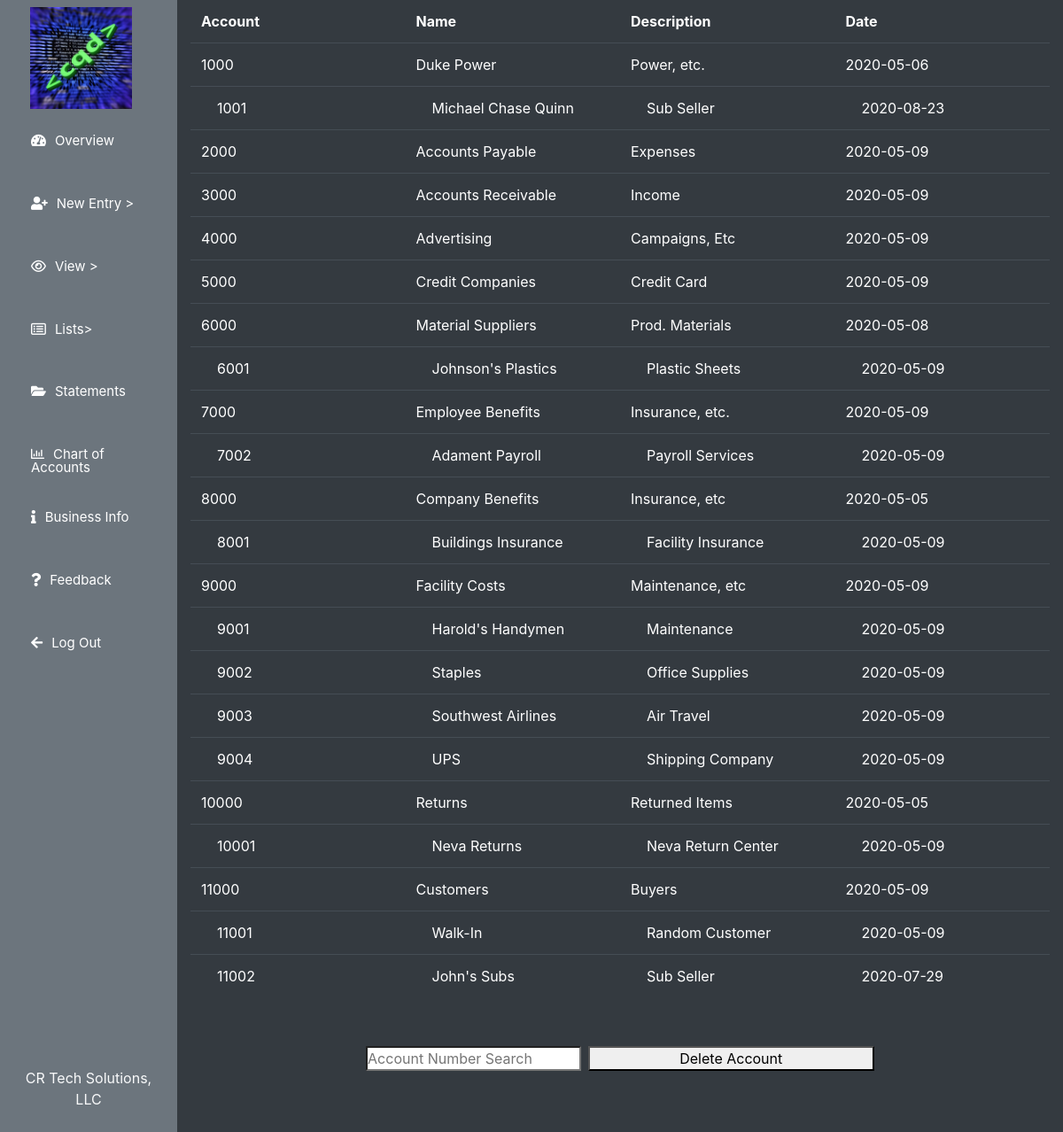
The app's page /view/accounts (signed in) with its own data.
### flow/models.py (models this page shows, shortened)
class usersTable(db.Model, UserMixin):
    id = db.Column(db.Integer, primary_key=True)
    fname = db.Column(db.String(255), nullable=False)
    lname = db.Column(db.String(255), nullable=False)
    email = db.Column(db.String(255), unique=True, nullable=False)
    username = db.Column(db.String(255), unique=True, nullable=False)
    password = db.Column(db.String(255), nullable=False)
    joined = db.Column(db.Date, nullable=False)
    businessname = db.Column(db.String(255), nullable=False)
    businessnumber = db.Column(db.String(255), nullable=False)
    businessaddress = db.Column(db.String(255), nullable=False)
    businesscity = db.Column(db.String(255), nullable=False)
    businessstate = db.Column(db.String(50))
    businesszip = db.Column(db.Integer)
    businesswebsite = db.Column(db.String(255))
    fiscalyearstart = db.Column(db.Date, nullable=False)
    fiscalyearend = db.Column(db.Date, nullable=False)
    businesslogo = db.Column(db.String(255), nullable=False)
    member = db.Column(db.Boolean, nullable = False)
    lastpaydate = db.Column(db.Date)
    subuser = db.relationship('subuserTable', backref='user', lazy=True)
    account = db.relationship('accountTable', backref='user', lazy=True)
    vendor = db.relationship('vendorTable', backref='user', lazy=True)
    customer = db.relationship('customerTable', backref='user', lazy=True)
    debt = db.relationship('debtTable', backref='user', lazy=True)
    investment = db.relationship('investmentTable', backref='user', lazy=True)

class accountTable(db.Model):
    accountid = db.Column(db.Integer,primary_key=True)
    userid = db.Column(db.Integer, db.ForeignKey('users_table.id'), nullable=False)
    accountnumber = db.Column(db.Integer, nullable=False)
    accountname = db.Column(db.String(255), nullable=False)
    accountdescription = db.Column(db.String(255), nullable=False)
    accountdate = db.Column(db.Date, nullable=False)
    main = db.Column(db.Boolean, nullable=False)
    mainname = db.Column(db.String(255), nullable=False)

### flow/views_accounts.py (the view, shortened to what this page needs)
@app.route('/view/accounts', methods=['GET', 'POST'])
@login_required
def accounts():
    try:
        accounts = accountTable.query.filter(accountTable.userid==current_user.id).order_by(asc(accountTable.accountnumber))
        form1 = AccountDelete()
    except(AttributeError, SQLAlchemy.exc.OperationalError):
        accounts = accountTable.query.filter(accountTable.userid==current_user.id).order_by(asc(accountTable.accountnumber))
        form1 = AccountDelete()
        if form1.validate_on_submit():
            accounttest = accountTable.query.filter(accountTable.userid == current_user.id).filter(accountTable.accountnumber == form1.accountnumber1.data).first()
            if not accounttest:
                flash(f'There was an error, please check your information.', 'error')
                return redirect(url_for('accounts'))
            if accounttest.main == True:
                flash(f'You can not delete a main account number, please modify it within the Chart of Accounts.', 'error')
                return redirect(url_for('accounts'))
            if accounttest.main == False:
                accountdelete = accountTable.query.filter(accountTable.accountnumber == form1.accountnumber1.data).filter(accountTable.userid == current_user.id).delete()
                db.session.commit()
                flash(f'Account Deleted!', 'success')
                return redirect(url_for('accounts'))
    return render_template('view/accounts.html', rows=accounts, form1=form1)

### flow/forms.py
class AccountDelete(FlaskForm):
    accountnumber1 = IntegerField('Account Number', validators=[InputRequired()])
    submit1 = SubmitField('Delete')

### flow/models.py (called while the page is built)
@login_manager.user_loader
def load_user(userid):
    return usersTable.query.get(userid)

### flow/templates/view/accounts.html (shortened to what this page needs)
{% extends "main_template.html" %}
{% block bodytag %}
<body class="vh-100 vw-100">
    {% endblock %}
    {% block content %}
    <div class="col-10 h-100 bg-dark">
        <div class="col-12 h-90 no-gutters">
            <table class="table table-scroll bg-dark table-dark col-12 h-90 text-left">
                <thead>
                    <tr>
                        <th scope="column">Account</th>
                        <th scope="column">Name</th>
                        <th scope="column">Description</th>
                        <th scope="column">Date</th>
                    </tr>
                </thead>
                <tbody>
                    {% for row in rows %}
                        {% if row.main == True %}
                        <tr>
                            <td>{{row.accountnumber}}</td>
                            <td>{{row.accountname}}</td>
                            <td>{{row.accountdescription}}</td>
                            <td>{{row.accountdate}}</td>
                        </tr>
                        {% endif %}
                        {% if row.main == False %}
                        <tr>
                            <td>&nbsp;&nbsp;&nbsp;&nbsp;{{row.accountnumber}}</td>
                            <td>&nbsp;&nbsp;&nbsp;&nbsp;{{row.accountname}}</td>
                            <td>&nbsp;&nbsp;&nbsp;&nbsp;{{row.accountdescription}}</td>
                            <td>&nbsp;&nbsp;&nbsp;&nbsp;{{row.accountdate}}</td>
                        </tr>
                        {% endif %}
                    {% endfor %}
                </tbody>
            </table>
        </div>
        <div class="col-12 row no-gutters justify-content-center">
            <input class="col-3 mr-2" type="search" placeholder="Account Number Search" aria-label="Search"
                onkeyup="type2search();" id="searchAccount">
            <button data-toggle="modal" data-target="#accountdelete" class="col-4">Delete
                Account</button>
        </div>
    </div>
    </div>
    {% endblock %}

### flow/templates/main_template.html (shortened to what this page needs)
{% import "bootstrap/wtf.html" as wtf %}
<!DOCTYPE html>
<html lang="en">
<head>
    <link rel="stylesheet" href="{{ url_for('static', filename='assets/css/main.css') }}">
    <link rel="stylesheet" href="{{ url_for('static', filename='assets/css/bootstrap-grid.min.css') }}">
    <link rel="stylesheet" href="{{ url_for('static', filename='assets/css/bootstrap-reboot.min.css') }}">
    <link rel="stylesheet" href="{{ url_for('static', filename='assets/css/bootstrap.min.css') }}">
    <link rel="stylesheet" href="{{ url_for('static', filename='assets/css/Chart.css') }}">
    <link rel="stylesheet" href="path/to/font-awesome/css/font-awesome.min.css">
    <link rel="stylesheet" href="https://cdnjs.cloudflare.com/ajax/libs/font-awesome/5.10.2/css/all.css">
</head>
{% block bodytag %}{% endblock %}
<div class="row w-100 bg-light no-gutters contentArea">
    <div class="navArea col-2 bg-secondary h-100">
        <div class="h-90">
            <div class="col-11 text-center">
                <img src="{{ url_for('static', filename='business_logos/' + current_user.businesslogo) }}" alt="Flow"
                    class="w-75 mt-2 mb-2">
            </div>
            <nav class="col-12 mx-auto h-75">
                <div class="modernnav h-100" id="navbarSupportedContent" style="font-size: small;">
                    <ul class="navbar-nav h-100">
                        <li id="nav-item" style="height: 8%;">
                            <a id="nav-link" href="{{url_for('overview')}}"><i
                                    class="fas fa-tachometer-alt"></i>Overview</a>
                        </li>
                        <div class="dropdown-few" style="height: 8%; width: 100%;">
                            <li id="nav-item" style="height: 100%; width: 100%;">
                                <a id="nav-link"><i class="fa fa-user-plus" aria-hidden="true"></i>New Entry ></a>
                        </div>
                        <div class="dropdown-few" style="height: 8%; width: 100%;">
                            <li id="nav-item" style="height: 100%; width: 100%;">
                                <a id="nav-link"><i class="fa fa-eye" aria-hidden="true"></i>View ></a>
                        </div>
                        <div class="dropdown-few" style="height: 8%; width: 100%;">
                            <li id="nav-item" style="height: 100%; width: 100%;">
                                <a id="nav-link"><i class="fa fa-list-alt" aria-hidden="true"></i>Lists></a>
                        </div>
                        <li id="nav-item" style="height: 8%;">
                            <a id="nav-link" href="{{url_for('statements')}}"><i class="fa fa-folder-open"
                                    aria-hidden="true"></i>Statements</a>
                        </li>
                        <li id="nav-item" style="height: 8%;">
                            <a id="nav-link" href="{{url_for('accountChart')}}"><i
                                    class="far fa-chart-bar"></i>Chart of Accounts</a>
                        </li>
                        <li id="nav-item" style="height: 8%;">
                            <a id="nav-link" href="{{url_for('businessInfo')}}"><i class="fa fa-info"
                                    aria-hidden="true"></i>Business Info</a>
                        </li>
                        <li id="nav-item" style="height: 8%;">
                            <a id="nav-link" href="{{url_for('feedback')}}"><i class="fa fa-question"
                                    aria-hidden="true"></i>Feedback</a>
                        </li>
                        <li id="nav-item" style="height: 8%;">
                            <a id="nav-link" data-toggle="modal" data-target="#logOutValidation"><i class="fa fa-arrow-left"
                                    aria-hidden="true"></i>Log Out</a>
                        </li>
                    </ul>
                </div>
            </nav>
        </div>
        <div class="col-12 no-gutters text-center align-self-bottom h-3">
            <p class="text-light mt-4">{{ current_user.businessname }}</p>
        </div>
    </div>
    {% if current_user.member == True %}
    {% block content %} {% endblock %}
    {% endif %}
    </body>
</html>

### flow/static/assets/css/main.css (style rules this page uses)
.contentArea { height: 100%; }
.table-scroll tbody { position: absolute; overflow-y: scroll; height: 100%; }
.table-scroll tr { width: 100%; table-layout: fixed; display: inline-table; }
.table-scroll thead>tr>th { border: none; }
.h-90 { height: 90%; }

### flow/templates/main_template.html (style rules this page uses)
* { margin: 0; padding: 0; }
i { margin-right: 10px; }
#navbarSupportedContent li { list-style-type: none; float: left; }
#navbarSupportedContent ul li a { color: white; text-decoration: none; line-height: 100%; font-size: 15px; display: inline-block; padding: 20px 20px; transition-duration: 0.25s; transition-timing-function: cubic-bezier(0.68, -0.55, 0.265, 1.55); position: relative; }
.dropdown-few { position: relative; display: inline-block; }

### records on screen
usersTable: businesslogo (picture), businessname "CR Tech Solutions, LLC"
accountTable: accountnumber "1000", accountname "Duke Power", accountdescription "Power, etc.", accountdate "2020-05-06"
accountTable: accountnumber "1001", accountname "Michael Chase Quinn", accountdescription "Sub Seller", accountdate "2020-08-23"
accountTable: accountnumber "2000", accountname "Accounts Payable", accountdescription "Expenses", accountdate "2020-05-09"
accountTable: accountnumber "3000", accountname "Accounts Receivable", accountdescription "Income", accountdate "2020-05-09"
accountTable: accountnumber "4000", accountname "Advertising", accountdescription "Campaigns, Etc", accountdate "2020-05-09"
accountTable: accountnumber "5000", accountname "Credit Companies", accountdescription "Credit Card", accountdate "2020-05-09"
accountTable: accountnumber "6000", accountname "Material Suppliers", accountdescription "Prod. Materials", accountdate "2020-05-08"
accountTable: accountnumber "6001", accountname "Johnson's Plastics", accountdescription "Plastic Sheets", accountdate "2020-05-09"
accountTable: accountnumber "7000", accountname "Employee Benefits", accountdescription "Insurance, etc.", accountdate "2020-05-09"
accountTable: accountnumber "7002", accountname "Adament Payroll", accountdescription "Payroll Services", accountdate "2020-05-09"
accountTable: accountnumber "8000", accountname "Company Benefits", accountdescription "Insurance, etc", accountdate "2020-05-05"
accountTable: accountnumber "8001", accountname "Buildings Insurance", accountdescription "Facility Insurance", accountdate "2020-05-09"
accountTable: accountnumber "9000", accountname "Facility Costs", accountdescription "Maintenance, etc", accountdate "2020-05-09"
accountTable: accountnumber "9001", accountname "Harold's Handymen", accountdescription "Maintenance", accountdate "2020-05-09"
accountTable: accountnumber "9002", accountname "Staples", accountdescription "Office Supplies", accountdate "2020-05-09"
accountTable: accountnumber "9003", accountname "Southwest Airlines", accountdescription "Air Travel", accountdate "2020-05-09"
accountTable: accountnumber "9004", accountname "UPS", accountdescription "Shipping Company", accountdate "2020-05-09"
accountTable: accountnumber "10000", accountname "Returns", accountdescription "Returned Items", accountdate "2020-05-05"
accountTable: accountnumber "10001", accountname "Neva Returns", accountdescription "Neva Return Center", accountdate "2020-05-09"
accountTable: accountnumber "11000", accountname "Customers", accountdescription "Buyers", accountdate "2020-05-09"
accountTable: accountnumber "11001", accountname "Walk-In", accountdescription "Random Customer", accountdate "2020-05-09"
accountTable: accountnumber "11002", accountname "John's Subs", accountdescription "Sub Seller", accountdate "2020-07-29"
